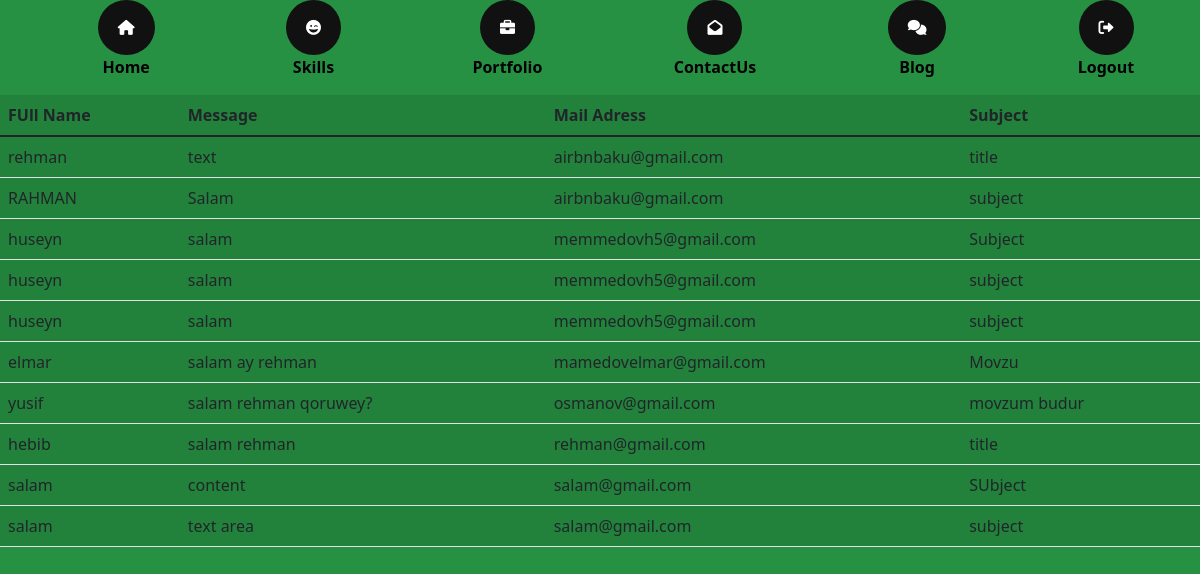
The app's page /admin/contact with its own data.
### modules.py (models this page shows)
class Contact(db.Model):
    id=db.Column(db.Integer,primary_key=True)
    contact_name = db.Column(db.String(100))
    contact_email = db.Column(db.String(100))
    contact_title= db.Column(db.String(100))
    contact_message = db.Column(db.Text)

### routes/admin/routes.py (the view, shortened to what this page needs)
@app.route("/admin/contact", methods=["GET", "POST"])
def admin_contact():
    from modules import Contact
    from flask_mail import Mail,Message
    from run import db
    from run import mail
    contact=Contact.query.all()
    return render_template("admin/contact.html", contact=contact)

### templates/admin/contact.html
{% extends "admin/base.html" %} {% block content %}
<table class="table table-active">
    <thead>
        <tr>
            <th scope="col">FUll Name</th>
            <th scope="col">Message</th>
            <th scope="col">Mail Adress</th>
            <th scope="col">Subject</th>
        </tr>
    </thead>
    <tbody>
        {% for contact in contact %}
        <tr>
            <td>{{contact.contact_name}}</td>
            <td>{{contact.contact_message}}</td>
            <td>{{contact.contact_email}}</td>
            <td>{{contact.contact_title}}</td>
        </tr>
        {% endfor %}
    </tbody>
</table>
{% endblock %}

### static/css/base.css (style rules this page uses)
body { margin: 0; padding: 0; border: 0; font-size: 100%; font: inherit; vertical-align: baseline; background-color: #252525; background-image: linear-gradient(45deg, #269143 50%, #252525 35%, #269143 42%); }

### records on screen
Contact: contact_name "rehman", contact_message "text", contact_email "airbnbaku@gmail.com", contact_title "title"
Contact: contact_name "RAHMAN", contact_message "Salam", contact_email "airbnbaku@gmail.com", contact_title "subject"
Contact: contact_name "huseyn", contact_message "salam", contact_email "memmedovh5@gmail.com", contact_title "Subject"
Contact: contact_name "huseyn", contact_message "salam", contact_email "memmedovh5@gmail.com", contact_title "subject"
Contact: contact_name "huseyn", contact_message "salam", contact_email "memmedovh5@gmail.com", contact_title "subject"
Contact: contact_name "elmar", contact_message "salam ay rehman", contact_email "mamedovelmar@gmail.com", contact_title "Movzu"
Contact: contact_name "yusif", contact_message "salam rehman qoruwey?", contact_email "osmanov@gmail.com", contact_title "movzum budur"
Contact: contact_name "hebib", contact_message "salam rehman", contact_email "rehman@gmail.com", contact_title "title"
Contact: contact_name "salam", contact_message "content", contact_email "salam@gmail.com", contact_title "SUbject"
Contact: contact_name "salam", contact_message "text area", contact_email "salam@gmail.com", contact_title "subject"
